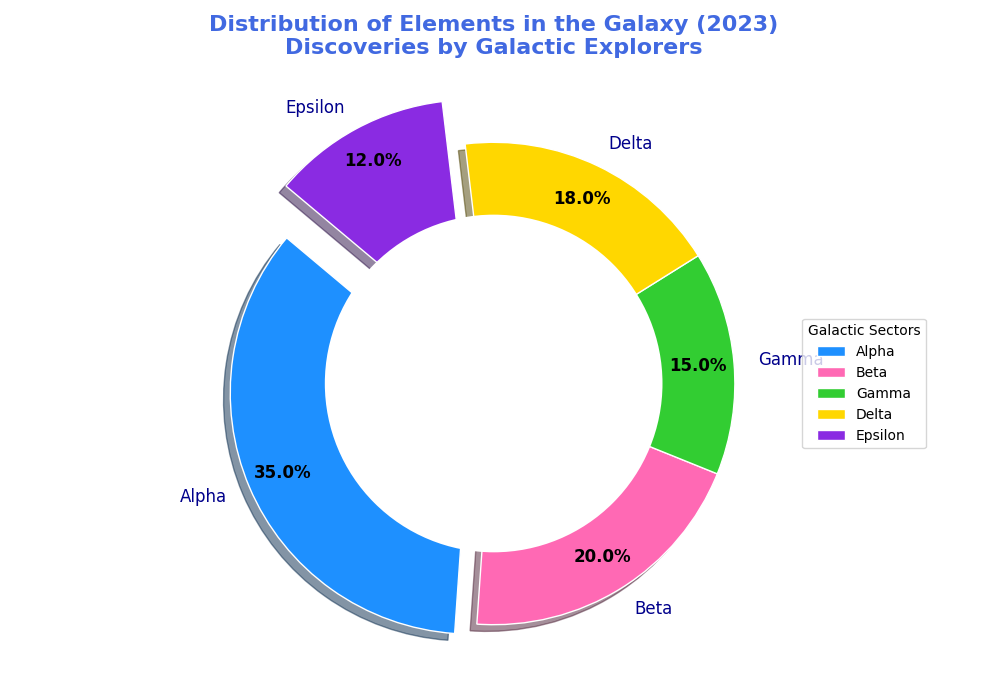

Generate this figure with Python:
import matplotlib.pyplot as plt
import numpy as np

# Backstory: Galactic Explorers have discovered various elements in different sectors of the galaxy. This chart represents the distribution of these elements.

# Define sectors and their respective proportions of discovered elements
sectors = ['Alpha', 'Beta', 'Gamma', 'Delta', 'Epsilon']
elements_discovered = np.array([35, 20, 15, 18, 12])

# Define colors for each sector
colors = ['#1E90FF', '#FF69B4', '#32CD32', '#FFD700', '#8A2BE2']

# Create the pie chart
fig, ax = plt.subplots(figsize=(10, 7))
wedges, texts, autotexts = ax.pie(
    elements_discovered,
    labels=sectors,
    colors=colors,
    autopct='%1.1f%%',
    startangle=140,
    pctdistance=0.85,
    wedgeprops=dict(edgecolor='w'),
    explode=(0.1, 0, 0, 0, 0.2),  # Highlight Alpha and Epsilon sectors
    shadow=True
)

# Draw circle for donut shape
centre_circle = plt.Circle((0, 0), 0.70, fc='white')
fig.gca().add_artist(centre_circle)

# Style labels
plt.setp(autotexts, size=12, weight="bold", color="black")
plt.setp(texts, size=12, color="darkblue")

# Add a legend outside the plot area
ax.legend(wedges, sectors, title="Galactic Sectors", loc="center left", bbox_to_anchor=(1, 0, 0.5, 1), fontsize=10)

# Title with backstory context
ax.set_title("Distribution of Elements in the Galaxy (2023)\nDiscoveries by Galactic Explorers", fontsize=16, fontweight='bold', color='royalblue', pad=20)

# Final adjustments to prevent label overlap and improve layout
plt.tight_layout()

# Show the plot
plt.show()
